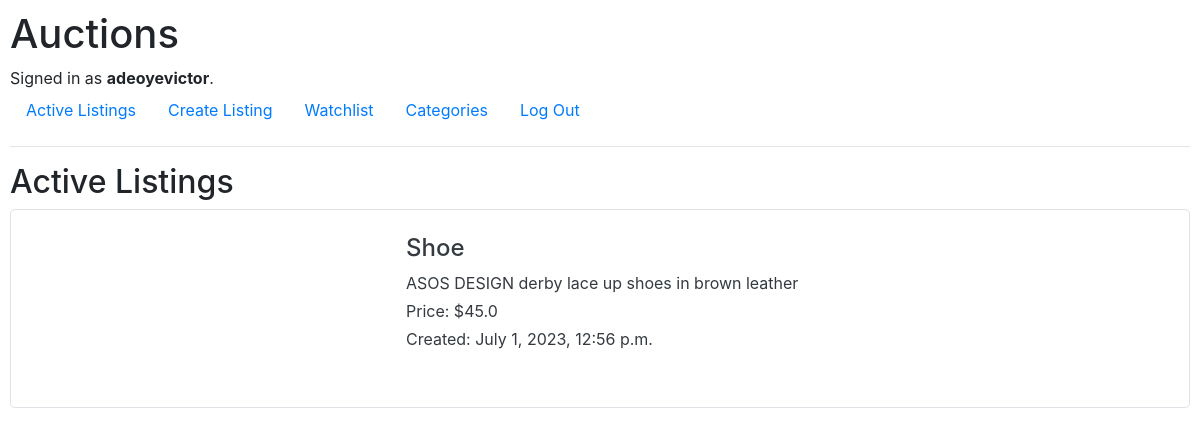
The page / (signed in) on the database its author committed.
### auctions/models.py (models this page shows, shortened)
class User(AbstractUser):
    pass

class TimeStamp(models.Model):
    created_at = models.DateTimeField(auto_now_add=True)
    updated_at = models.DateTimeField(auto_now=True)
    class Meta:
        abstract = True

class Listing(TimeStamp):
    title = models.CharField(max_length=64)
    description = models.TextField()
    starting_bid = models.FloatField()
    image_url = models.URLField(null=True, blank=True)
    category = models.CharField(max_length=64, null=True, blank=True)
    user = models.ForeignKey(User, on_delete=models.CASCADE, related_name="listings")
    active = models.BooleanField(default=True)
    winner = models.IntegerField(blank=True, null=True)

### auctions/views.py (the view)
# urls.py: path("", views.index, name="index"),
def index(request):
    if "watchlist" not in request.session:
        request.session["watchlist"] = []
    return render(request, "auctions/index.html", {
        "listings": Listing.objects.filter(active=True)
    })

### auctions/templates/auctions/index.html (shortened to what this page needs)
{% extends "auctions/layout.html" %}
{% block body %}
    <h2>Active Listings</h2>
    {% for listing in listings %}
        <a href="{% url 'listing' listing.id %}" class="text-decoration-none">
            <div class="listing border mb-4 rounded-lg">
                <div class="left">
                </div>
                <div class="right">
                    <h4 class="text-dark">{{ listing.title }}</h4>
                    <p class="mb-1 text-dark">{{ listing.description }}</p>
                    <p class="text-dark mb-1">Price: ${{ listing.starting_bid }}</p>
                    <p class="text-dark mb-0">Created: {{ listing.created_at }}</p>
                </div>
            </div>
        </a>
    {% empty %}
        <div>No Active Listings</div>
    {% endfor %}
{% endblock %}

### auctions/templates/auctions/layout.html (shortened to what this page needs)
{% load static %}
<!DOCTYPE html>
<html lang="en">
    <head>
        <link rel="stylesheet" href="https://stackpath.bootstrapcdn.com/bootstrap/4.4.1/css/bootstrap.min.css">
        <link href="{% static 'auctions/styles.css' %}" rel="stylesheet">
    </head>
    <body>
        <h1>Auctions</h1>
        <div>
            {% if user.is_authenticated %}
                Signed in as <strong>{{ user.username }}</strong>.
            {% else %}
                Not signed in.
            {% endif %}
        </div>
        <ul class="nav">
            <li class="nav-item">
                <a class="nav-link" href="{% url 'index' %}">Active Listings</a>
            </li>
            {% if user.is_authenticated %}
                <li class="nav-item">
                    <a class="nav-link" href="{% url 'create' %}">Create Listing</a>
                </li>
                <li class="nav-item">
                    <a class="nav-link" href="{% url 'watchlist' %}">Watchlist</a>
                </li>
                <li class="nav-item">
                    <a class="nav-link" href="{% url 'categories' %}">Categories</a>
                </li>
                <li class="nav-item">
                    <a class="nav-link" href="{% url 'logout' %}">Log Out</a>
                </li>
            {% endif %}
        </ul>
        <hr>
        {% block body %}
        {% endblock %}
    </body>
</html>

### auctions/static/auctions/styles.css (style rules this page uses)
body { padding: 10px; }
.listing { display: flex; padding: 1.5rem; }
.listing .left { width: 30%; }
.listing .right { width: 70%; padding: 2rem; padding-top: 0; }

### rows shown on the page
User: username "adeoyevictor"
Listing: title "Shoe", description "ASOS DESIGN derby lace up shoes in brown leather", starting_bid "45.0", created_at "July 1, 2023, 12:56 p.m."
